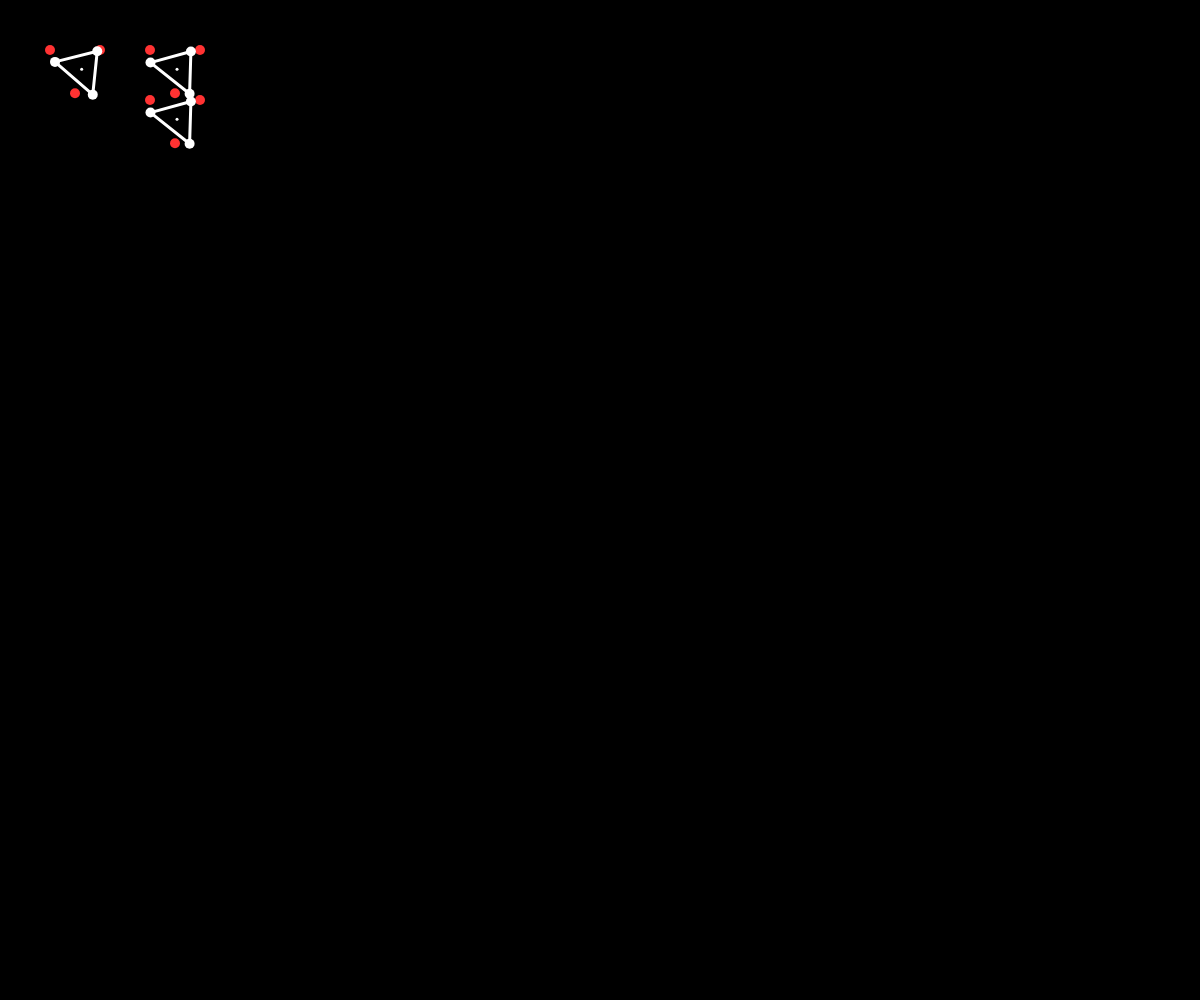
Frame 1 (no input)
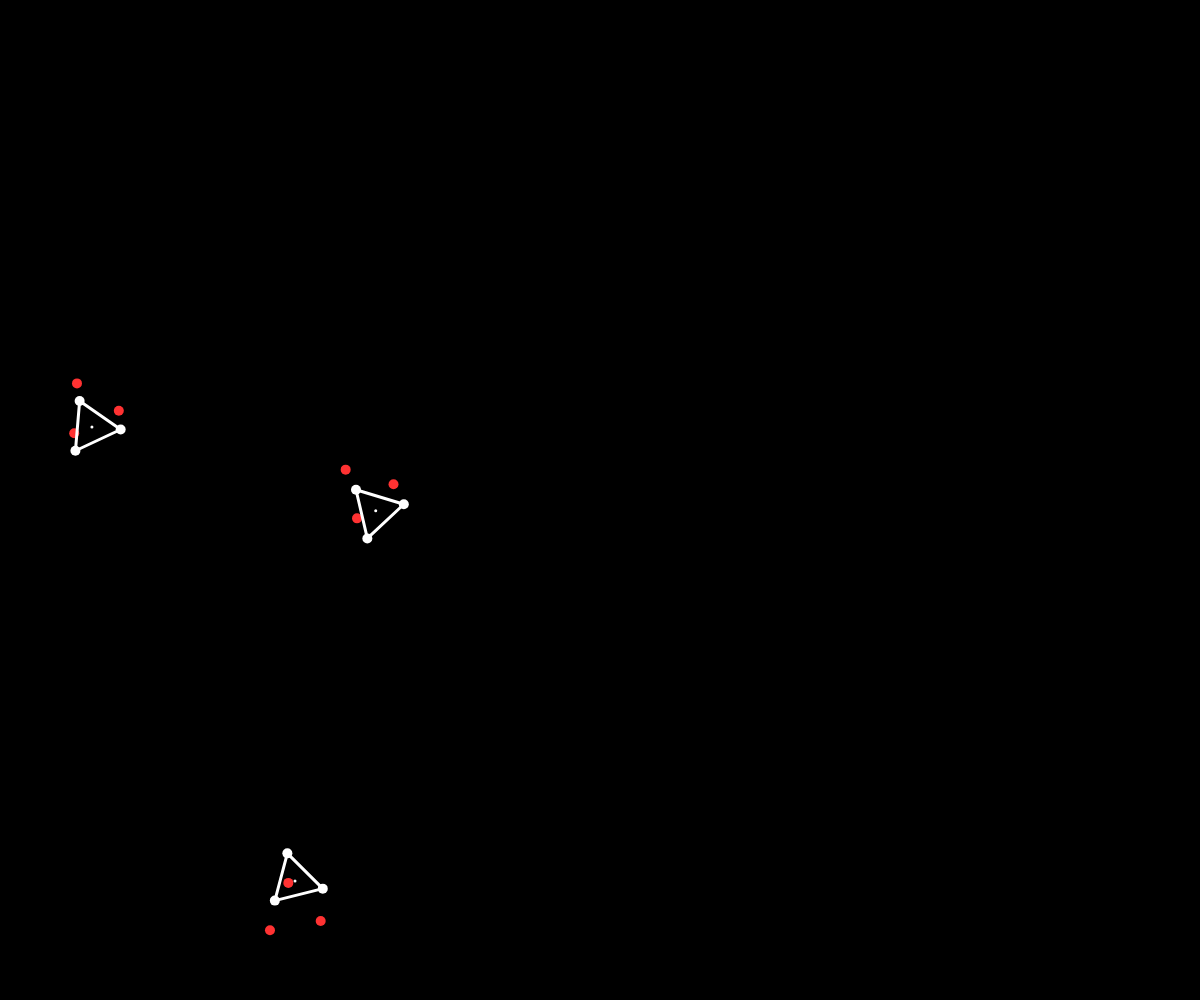
Frame 60 (no input)
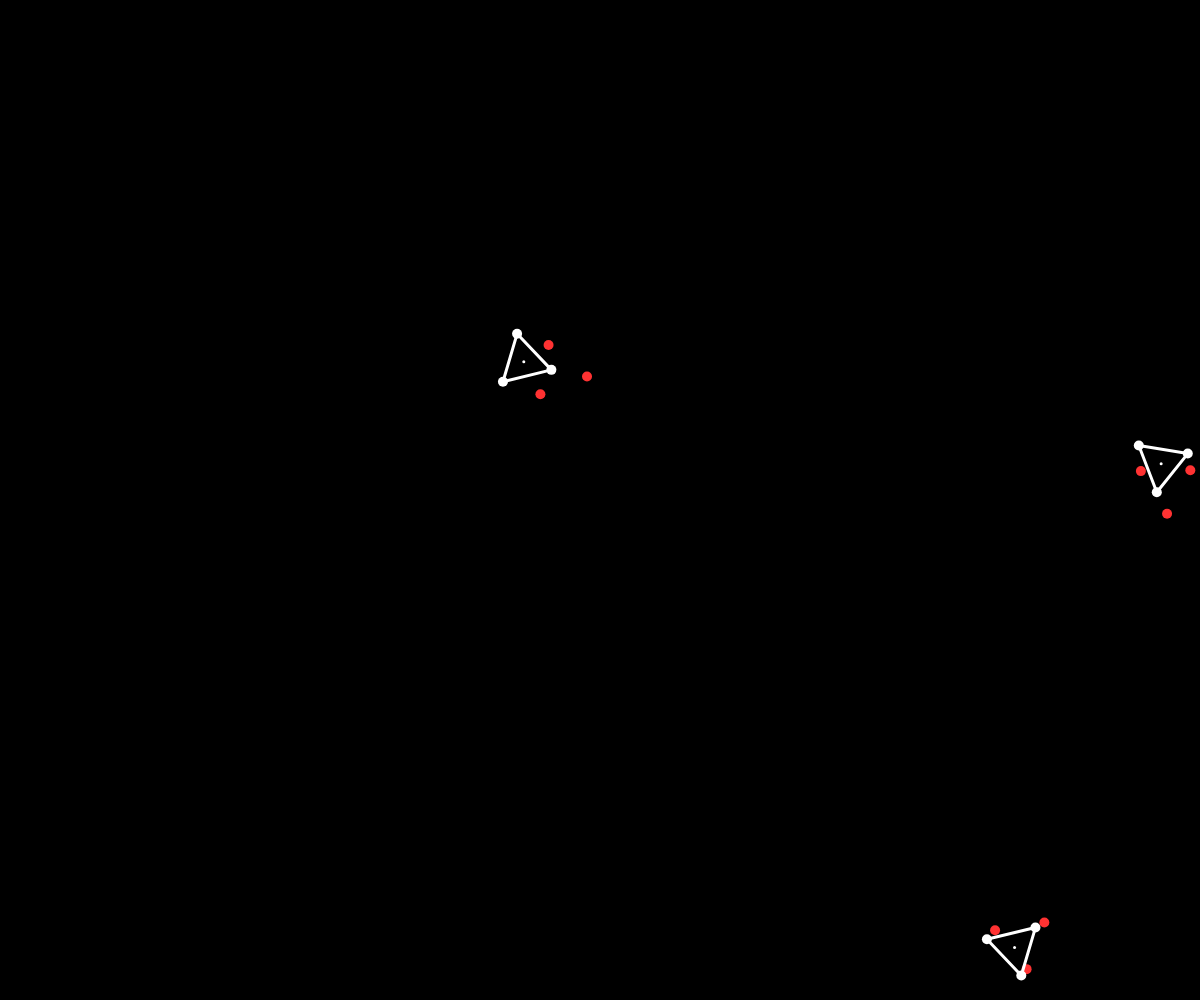
Frame 120 (the mouse pressed at the canvas centre since frame 60)

The p5.js sketch that drew these frames (run headless with seeded random() and noise() and a simulated clock; from frame 60 on, the mouse is pressed at the canvas centre):

// p5.js sketch
// ── sketch.js
let triangles = [];
let g0 = 0.4;
let gx=0, gy=0.4;
let restitution = 0.99;
let friction = 0.3;

let tolerance = 0.5;
let particle_radius = 5;

let accelerometer_x, accelerometer_y,accelerometer_z;

function setup(){
	createCanvas(windowWidth,windowHeight);
	frameRate(60);

	let p0 = new Particle(50,50,45,45);
	let p1 = new Particle(100,50,110,45);
	let p2 = new Particle(75,50+25*sqrt(3),50,90);

	let p3 = new Particle(150,50,155,45);
	let p4 = new Particle(200,50,212,45);
	let p5 = new Particle(175,50+25	*sqrt(3),152,90);

	let p6 = new Particle(150,100,155,95);
	let p7 = new Particle(200,100,212,95);
	let p8 = new Particle(175,100+25*sqrt(3),152,140);

	triangles[0] = new Triangle(p0,p1,p2);
	triangles[1] = new Triangle(p3,p4,p5);
	triangles[2] = new Triangle(p6,p7,p8);
}

function draw(){
	background(0);
	for (let i = 0; i < triangles.length; i++){
		let t = triangles[i];
		t.update();
		t.render();

		for (let j = 0; j < triangles.length; j++){
			if(j != i){
				for(let k = 0; k < t.particles.length; k++){
					let p = t.particles[k];
					if(triangles[j].pointInTriangle(p.x,p.y)){
						stroke(0,0,255); strokeWeight(6);
						point( p.x, p.y);
						let vx = p.ox - p.x;
						let vy = p.oy - p.y;
						p.ox = p.x;
						p.oy = p.y;
						let limiter = 100;
						while(triangles[j].pointInTriangle(p.x,p.y) && limiter > 0){
							limiter -= 1;
							t.applyForceDir(vx*restitution,vy*restitution);
						}
					}
				}
			}
		}

	}
	// if(triangles[0].pointInTriangle(mouseX, mouseY) ) console.log("inside 0");
	// if(triangles[1].pointInTriangle(mouseX, mouseY) ) console.log("inside 1");
	calculateG();
}

function calculateG(){
	gravity = sqrt(accelerometer_x*accelerometer_x + accelerometer_y*accelerometer_y + accelerometer_z*accelerometer_z);
	if(!isNaN(gravity)){
		gx = - accelerometer_x/gravity * g0;
		gy = accelerometer_y/gravity * g0;
	}
}

function mousePressed(){
	let forceFactor = 0.05;
	for(let i = 0; i < triangles.length; i++){
		triangles[i].applyForce(forceFactor, mouseX, mouseY)
	}
}

window.addEventListener('devicemotion', function(e) 
{
  accelerometer_x = parseFloat(e.accelerationIncludingGravity.x);
  accelerometer_y = parseFloat(e.accelerationIncludingGravity.y);
  accelerometer_z = parseFloat(e.accelerationIncludingGravity.z); 
});
// ── classes.js
class Particle{

	constructor(x, y, ox, oy){
		this.x = x; this.y = y; this.ox = ox; this.oy = oy;
	}

	update(){
		let vx = this.x - this.ox;
		let vy = this.y - this.oy;

	    if(abs(this.y - height + particle_radius) < tolerance) vx *= 1 - friction;
	    else if(abs(this.y + particle_radius) < tolerance) vx *= 1 - friction;
	    if(abs(this.x - width + particle_radius) < tolerance) vy *= 1 - friction;
	    else if(abs(this.x + particle_radius) < tolerance) vy *= 1 - friction;
	    
	    this.ox = this.x;
	    this.oy = this.y;
	    this.x += vx;
	    this.y += vy;
	    this.y += gy;
	    this.x += gx;
		}

		constra(){
		let vx = this.x - this.ox;
		let vy = this.y - this.oy;

		if(this.y > height - particle_radius){
			this.y = height - particle_radius;
			this.oy = this.y + vy * restitution;
		}
		else if(this.y < particle_radius){
			this.y = particle_radius;
			this.oy = this.y + vy * restitution;
		}
		if(this.x > width - particle_radius){
			this.x = width - particle_radius;
			this.ox = this.x + vx * restitution;
		}
		else if(this.x < particle_radius){
			this.x = particle_radius;
			this.ox = this.x + vx * restitution;
		}
	}

	render(){
		stroke(255); strokeWeight(particle_radius*2);
		point(this.x,this.y);
	}

	renderShadow(){
		stroke(255,50,50); strokeWeight(particle_radius*2);
		point(this.ox,this.oy);
	}

}

class Rod{

	constructor(p1, p2){
		this.p1 = p1; this.p2 = p2;
		this.len = dist(p1.x, p1.y, p2.x, p2.y);
	}

	update(){
		let dx = this.p1.x - this.p2.x;
		let dy = this.p1.y - this.p2.y;
		let dist = sqrt(dx*dx + dy*dy);
		let dl = this.len - dist;
		let offsetX = dx * dl/dist/2;
		let offsetY = dy * dl/dist/2;

		this.p1.x += offsetX;
		this.p1.y += offsetY;
		this.p2.x -= offsetX;
		this.p2.y -= offsetY;
	}

	render(){
		stroke(255); strokeWeight(3);
		line(this.p1.x, this.p1.y, this.p2.x, this.p2.y);
	}

	checkIntersect(relse){
		let x1 = this.p1.x; let y1 = this.p1.y;
		let x2 = this.p2.x; let y2 = this.p2.y;

		let x3 = relse.p1.x; let y3 = relse.p1.y;
		let x4 = relse.p2.x; let y4 = relse.p2.y;

		let ua = ( (x4-x3)*(y1-y3) - (y4-y3)*(x1-x3) )
		       / ( (y4-y3)*(x2-x1) - (x4-x3)*(y2-y1) );
		let ub = ( (x2-x1)*(y1-y3) - (y2-y1)*(x1-x3) )
		       / ( (y4-y3)*(x2-x1) - (x4-x3)*(y2-y1) )

		//true if ua,ub in [0,1]
		let ina = (0 <= ua) && (ua <= 1);
		let inb = (0 <= ub) && (ub <= 1);
		return (ina && inb);
	}
}

class Triangle{

	constructor(p1,p2,p3){
		this.particles = [p1,p2,p3];
		let r1 = new Rod(this.particles[0],this.particles[1]);
		let r2 = new Rod(this.particles[1],this.particles[2]);
		let r3 = new Rod(this.particles[2],this.particles[0]);
		this.rods = [r1,r2,r3];
		this.midx = 0;
		this.midy = 0;
	}

	update(){
		for (let i = 0; i < this.particles.length; i++){
			let p = this.particles[i];
			if(p !=  null){
				p.update();
				p.constra();
			}
		}
		for (let i = 0; i < this.rods.length; i++){
			let r = this.rods[i]
			if(r != null){
				r.update();
			}
		}
	}

	render(){
		for (let i = 0; i < this.particles.length; i++){
			let p = this.particles[i];
			if(p !=  null){
				p.renderShadow();
				p.render();
			}
		}
		for (let i = 0; i < this.rods.length; i++){
			let r = this.rods[i]
			if(r != null){
				r.render();
			}
		}

		let midx = 0, midy = 0;
		for (let i = 0; i < this.particles.length; i++){
			let p = this.particles[i];
			midx += p.x; midy += p.y;
		}
		midx /= 3; midy /= 3;
		this.midx = midx; this.midy = midy;
		point(this.midx,this.midy);	
	}

	applyForce(forceFactor, pX, pY){
		let dx = this.midx - pX;
		let dy = this.midy - pY;
		for (let i = 0; i < this.particles.length; i++){
			let p = this.particles[i];
			p.ox += dx * forceFactor;
			p.oy += dy * forceFactor;
		}
	}

	applyForceDir(vx,vy){
		for (let i = 0; i < this.particles.length; i++){
			let p = this.particles[i];
			p.ox = p.x;
			p.oy = p.y;
			p.x += vx;
			p.y += vy;
		}
	}

	pointInTriangle(pX, pY){
		let p0X = this.particles[0].x;
		let p0Y = this.particles[0].y;
		let p1X = this.particles[1].x;
		let p1Y = this.particles[1].y;
		let p2X = this.particles[2].x;
		let p2Y = this.particles[2].y;

	    let s = p0Y*p2X - p0X*p2Y + (p2Y-p0Y)*pX + (p0X-p2X)*pY;
	    let t = p0X*p1Y - p0Y*p1X + (p0Y-p1Y)*pX + (p1X-p0X)*pY;

	    if ((s < 0) != (t < 0))
	        return false;

	    var A = -p1Y*p2X + p0Y*(p2X-p1X) + p0X*(p1Y-p2Y) + p1X*p2Y;

	    return A < 0 ?
	            (s <= 0 && s + t >= A) :
	            (s >= 0 && s + t <= A);
		}
}
